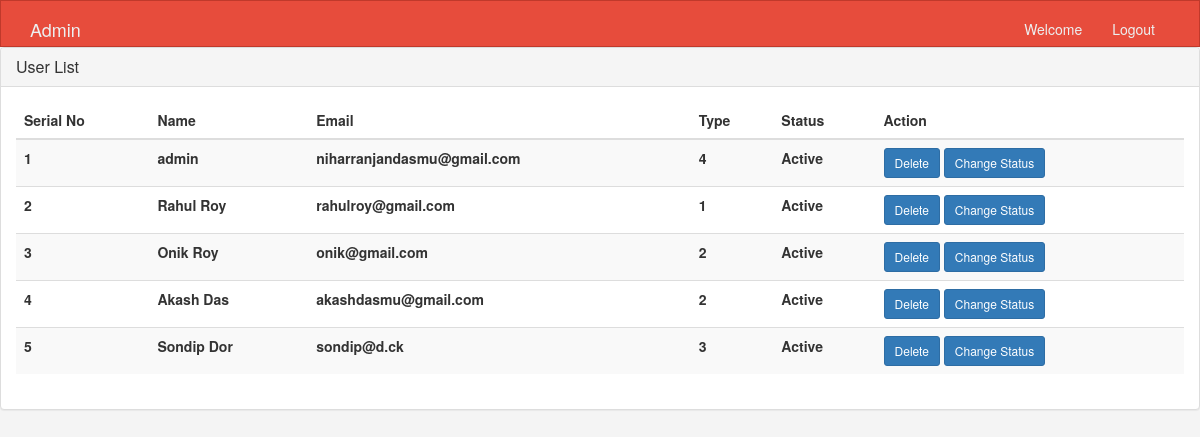
Page /adminuser.php (signed in) on the committed database.
### tables this page shows
CREATE TABLE `users` (
  `user_id` int(11) NOT NULL,
  `user_name` varchar(255) NOT NULL,
  `user_mobile` varchar(11) NOT NULL,
  `user_email` varchar(255) NOT NULL,
  `user_password` varchar(255) NOT NULL,
  `user_type` tinyint(1) NOT NULL,
  `user_profile` varchar(255) NOT NULL,
  `user_status` tinyint(1) NOT NULL DEFAULT '0',
  `user_doc` datetime NOT NULL,
  `user_dom` timestamp NOT NULL DEFAULT CURRENT_TIMESTAMP,
  `user_creator` int(11) NOT NULL
);

### adminuser.php (the view, shortened to what this page needs)
<?php
  include 'database_connect.php';
?>
<!DOCTYPE html>
<html lang="en">
  <head>
    <link href="bootstrap.min.css" rel="stylesheet">
    <link href="style.css" rel="stylesheet">
  </head>
  <body>
    <nav class="navbar navbar-default">
      <div class="container">
        <div class="navbar-header">
          <a class="navbar-brand" href="#">Admin</a>
        </div>
        <div id="navbar" class="collapse navbar-collapse">
          <ul class="nav navbar-nav navbar-right">
            <li><a href="#">Welcome</a></li>
            <li><a href="logout.php">Logout</a></li>
          </ul>
        </div>
      </div>
    </nav>
    <div class="panel panel-default">
      <div class="panel-heading">
        <h3 class="panel-title">User List</h3>
      </div>
      <div class="panel-body">
        <table class="table table-striped table-hover">
          <thead>
            <tr>
              <th>Serial No</th>
              <th>Name</th>
              <th>Email</th>
              <th>Type</th>
              <th>Status</th>
              <th>Action</th>
            </tr>
          </thead>
          <tbody>
            <?php
              $sql="SELECT * FROM `users` ORDER BY `user_id` ";
              $res = mysqli_query($conn,$sql);
              $count=0;
              while($row = mysqli_fetch_array($res))
              {
                $status=$row['user_status'];
                if ($status == '1') {
                    $a='Active';
                }else{
                    $a='Inactive';
                }
                $count++;
            ?>
            <tr>
              <th><?php echo $count;?></th>
              <th><?php echo $row['user_name'];?></th>
              <th><?php echo $row['user_email'];?></th>
              <th><?php echo $row['user_type'];?></th>
              <th><?php echo $a;?></th>
              <th class="action">
                <form method="post" action="adminuser.php">
                  <button type="submit" class="btn btn-primary a-btn-slide-text btn-sm" name="delete">Delete</button>
                  <button type="submit" class="btn btn-primary a-btn-slide-text btn-sm" name="status">Change Status</button>
                </form>
              </th>
            </tr>
            <?php } ?>
          </tbody>
        </table>
      </div>
    </div>
  </body>
</html>

### style.css (style rules this page uses)
body { background:#f4f4f4; }
.navbar { min-height: 33px !important; margin-bottom:0; border-radius:0; }
.navbar-nav > li > a, .navbar-brand { padding-top:6px !important; padding-bottom:0 !important; height: 33px; }
.navbar-default { background-color: #e74c3c; border-color: #c0392b; }
.navbar-default .navbar-brand { color: #ecf0f1; }
.navbar-default .navbar-nav > li > a { color: #ecf0f1; }
.navbar-default .navbar-collapse, .navbar-default .navbar-form { border-color: #ecf0f1; }
.container { margin-top: 12px; }

### rows in the picture
users: user_name "admin", user_email "niharranjandasmu@gmail.com", user_type "4", user_status "Active"
users: user_name "Rahul Roy", user_email "rahulroy@gmail.com", user_type "1", user_status "Active"
users: user_name "Onik Roy", user_email "onik@gmail.com", user_type "2", user_status "Active"
users: user_name "Akash Das", user_email "akashdasmu@gmail.com", user_type "2", user_status "Active"
users: user_name "Sondip Dor", user_email "sondip@d.ck", user_type "3", user_status "Active"
